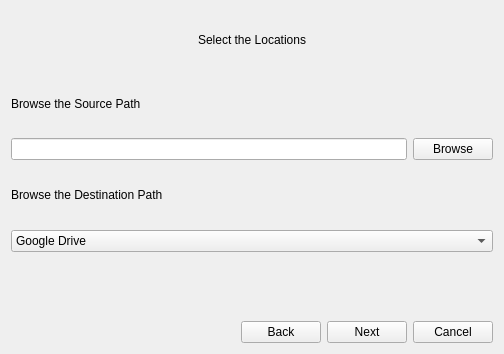
<?xml version="1.0" encoding="UTF-8"?>
<ui version="4.0">
 <class>Form</class>
 <widget class="QWidget" name="Form">
  <property name="geometry">
   <rect>
    <x>0</x>
    <y>0</y>
    <width>501</width>
    <height>354</height>
   </rect>
  </property>
  <property name="windowTitle">
   <string>Path selection</string>
  </property>
  <layout class="QVBoxLayout" name="verticalLayout_2">
   <item>
    <layout class="QVBoxLayout" name="verticalLayout">
     <item alignment="Qt::AlignHCenter">
      <widget class="QLabel" name="label">
       <property name="text">
        <string>Select the Locations</string>
       </property>
      </widget>
     </item>
    </layout>
   </item>
   <item>
    <widget class="QLabel" name="label_3">
     <property name="text">
      <string>Browse the Source Path</string>
     </property>
    </widget>
   </item>
   <item>
    <layout class="QHBoxLayout" name="horizontalLayout_1">
     <item>
      <widget class="QLineEdit" name="fileName1">
       <property name="maxLength">
        <number>32767</number>
       </property>
      </widget>
     </item>
     <item>
      <widget class="QPushButton" name="nameBrowse1">
       <property name="text">
        <string>Browse</string>
       </property>
      </widget>
     </item>
    </layout>
   </item>
   <item>
    <widget class="QLabel" name="label_4">
     <property name="text">
      <string>Browse the Destination Path</string>
     </property>
    </widget>
   </item>
   <item>
    <layout class="QHBoxLayout" name="horizontalLayout_2" stretch="10">
     <property name="spacing">
      <number>6</number>
     </property>
     <property name="leftMargin">
      <number>0</number>
     </property>
     <property name="rightMargin">
      <number>0</number>
     </property>
     <property name="bottomMargin">
      <number>0</number>
     </property>
     <item>
      <widget class="QComboBox" name="comboBox">
       <property name="modelColumn">
        <number>0</number>
       </property>
       <item>
        <property name="text">
         <string>Google Drive</string>
        </property>
        <property name="icon">
         <iconset>
          <normaloff>../../../../Downloads/google baba.png</normaloff>../../../../Downloads/google baba.png</iconset>
        </property>
       </item>
      </widget>
     </item>
    </layout>
   </item>
   <item>
    <layout class="QHBoxLayout" name="horizontalLayout_5">
     <item>
      <widget class="QLabel" name="message">
       <property name="text">
        <string/>
       </property>
      </widget>
     </item>
    </layout>
   </item>
   <item>
    <layout class="QHBoxLayout" name="horizontalLayout">
     <property name="leftMargin">
      <number>230</number>
     </property>
     <item>
      <widget class="QPushButton" name="backButton2">
       <property name="text">
        <string>Back</string>
       </property>
      </widget>
     </item>
     <item>
      <widget class="QPushButton" name="nextButton2">
       <property name="text">
        <string>Next</string>
       </property>
      </widget>
     </item>
     <item>
      <widget class="QPushButton" name="cancelButton2">
       <property name="text">
        <string>Cancel</string>
       </property>
      </widget>
     </item>
    </layout>
   </item>
  </layout>
 </widget>
 <resources/>
 <connections/>
</ui>
